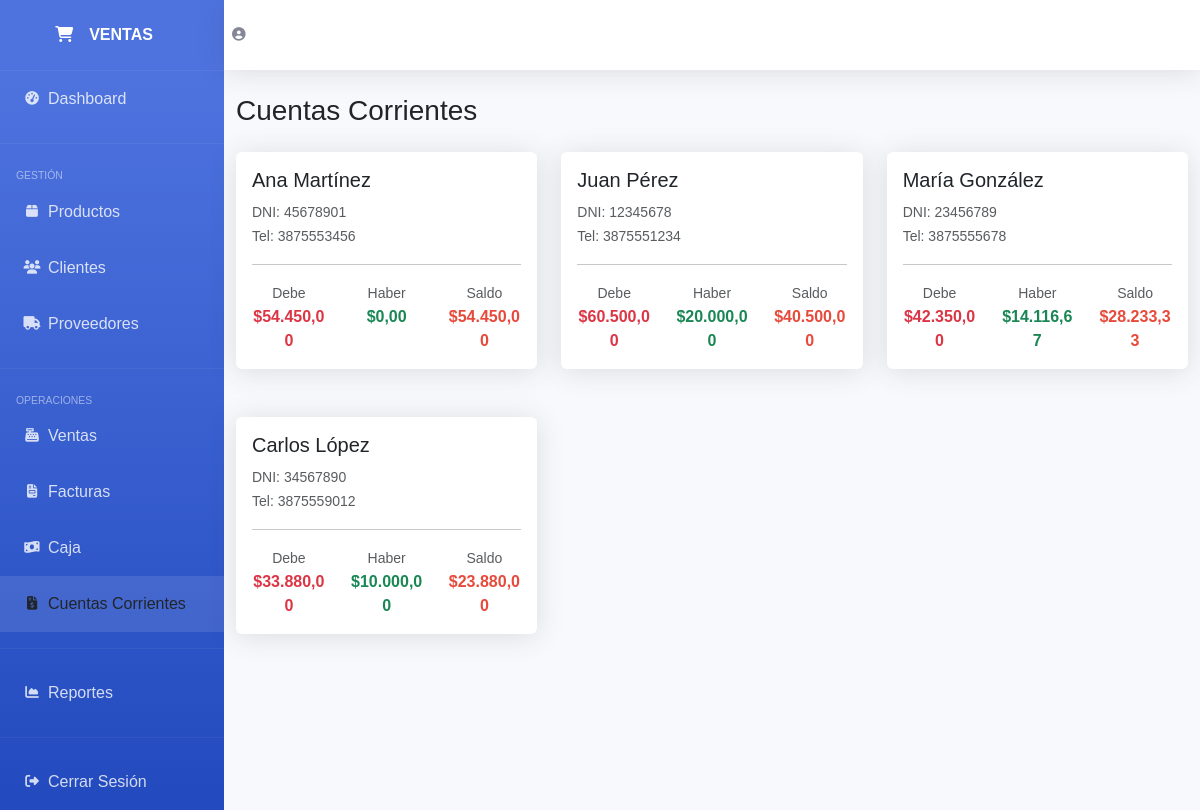
The app's page /cuentas_corrientes.php with its own data.
### tables this page shows
CREATE TABLE `clientes` (
  `id` int(11) NOT NULL,
  `nombre` varchar(100) NOT NULL,
  `apellido` varchar(100) NOT NULL,
  `email` varchar(100) DEFAULT NULL,
  `telefono` varchar(20) DEFAULT NULL,
  `direccion` text DEFAULT NULL,
  `dni` varchar(20) DEFAULT NULL,
  `estado` tinyint(1) DEFAULT 1,
  `fecha_creacion` timestamp NOT NULL DEFAULT current_timestamp()
);

### config.php (called while the page is built, shortened)
<?php
function formatear_precio($precio) {
    return '$' . number_format($precio, 2, ',', '.');
}
?>

### cuentas_corrientes.php (the view, shortened to what this page needs)
<?php
require_once 'config.php';
$sql_clientes = "SELECT
    c.id,
    c.nombre,
    c.apellido,
    c.dni,
    c.telefono,
    COALESCE(SUM(CASE WHEN cc.tipo_movimiento = 'debe' THEN cc.importe ELSE 0 END), 0) as total_debe,
    COALESCE(SUM(CASE WHEN cc.tipo_movimiento = 'haber' THEN cc.importe ELSE 0 END), 0) as total_haber,
    COALESCE(SUM(CASE WHEN cc.tipo_movimiento = 'debe' THEN cc.importe ELSE -cc.importe END), 0) as saldo_actual
FROM clientes c
LEFT JOIN cuentas_corrientes cc ON c.id = cc.cliente_id
WHERE c.estado = 1
GROUP BY c.id, c.nombre, c.apellido, c.dni, c.telefono
HAVING saldo_actual != 0 OR total_debe > 0 OR total_haber > 0
ORDER BY saldo_actual DESC";
$result_clientes = $conn->query($sql_clientes);
$cliente_seleccionado = null;
?>
<!DOCTYPE html>
<html lang="es">
<head>
    <link href="https://cdnjs.cloudflare.com/ajax/libs/bootstrap/5.3.0/css/bootstrap.min.css" rel="stylesheet">
    <link href="https://cdnjs.cloudflare.com/ajax/libs/font-awesome/6.4.0/css/all.min.css" rel="stylesheet">
</head>
<body>
    <div id="wrapper">
        <ul class="navbar-nav" id="sidebar-wrapper">
            <a class="sidebar-brand" href="index.php">
                <div class="sidebar-brand-icon"><i class="fas fa-shopping-cart"></i></div>
                <div class="sidebar-brand-text mx-3">VENTAS</div>
            </a>
            <hr class="sidebar-divider my-0" style="border-color: rgba(255,255,255,.2)">
            <li class="nav-item">
                <a class="nav-link" href="index.php">
                    <i class="fas fa-fw fa-tachometer-alt"></i><span>Dashboard</span>
                </a>
            </li>
            <hr class="sidebar-divider" style="border-color: rgba(255,255,255,.2)">
            <div class="sidebar-heading">Gestión</div>
            <li class="nav-item">
                <a class="nav-link" href="productos.php">
                    <i class="fas fa-fw fa-box"></i><span>Productos</span>
                </a>
            </li>
            <li class="nav-item">
                <a class="nav-link" href="clientes.php">
                    <i class="fas fa-fw fa-users"></i><span>Clientes</span>
                </a>
            </li>
            <li class="nav-item">
                <a class="nav-link" href="proveedores.php">
                    <i class="fas fa-fw fa-truck"></i><span>Proveedores</span>
                </a>
            </li>
            <hr class="sidebar-divider" style="border-color: rgba(255,255,255,.2)">
            <div class="sidebar-heading">Operaciones</div>
            <li class="nav-item">
                <a class="nav-link" href="ventas.php">
                    <i class="fas fa-fw fa-cash-register"></i><span>Ventas</span>
                </a>
            </li>
            <li class="nav-item">
                <a class="nav-link" href="facturas.php">
                    <i class="fas fa-fw fa-file-invoice"></i><span>Facturas</span>
                </a>
            </li>
            <li class="nav-item">
                <a class="nav-link" href="caja.php">
                    <i class="fas fa-fw fa-money-bill-wave"></i><span>Caja</span>
                </a>
            </li>
            <li class="nav-item">
                <a class="nav-link active" href="cuentas_corrientes.php">
                    <i class="fas fa-fw fa-file-invoice-dollar"></i><span>Cuentas Corrientes</span>
                </a>
            </li>
            <hr class="sidebar-divider" style="border-color: rgba(255,255,255,.2)">
            <li class="nav-item">
                <a class="nav-link" href="reportes.php">
                    <i class="fas fa-fw fa-chart-area"></i><span>Reportes</span>
                </a>
            </li>
            <hr class="sidebar-divider" style="border-color: rgba(255,255,255,.2)">
            <li class="nav-item">
                <a class="nav-link" href="cerrar_sesion.php">
                    <i class="fas fa-fw fa-sign-out-alt"></i><span>Cerrar Sesión</span>
                </a>
            </li>
        </ul>
        <div id="content-wrapper">
            <nav class="navbar navbar-expand topbar mb-4 static-top">
                <ul class="navbar-nav ml-auto">
                    <li class="nav-item">
                        <a class="nav-link" href="#">
                            <i class="fas fa-user-circle fa-2x" style="color: #858796;"></i>
                        </a>
                    </li>
                </ul>
            </nav>
            <div class="container-fluid">
                <div class="d-sm-flex align-items-center justify-content-between mb-4">
                    <h1 class="h3 mb-0 text-gray-800">Cuentas Corrientes</h1>
                </div>
                <?php if (!$cliente_seleccionado): ?>
                    <div class="row">
                        <?php while($cliente = $result_clientes->fetch_assoc()): ?>
                        <div class="col-xl-4 col-md-6 mb-4">
                            <div class="card cliente-card" onclick="window.location.href='cuentas_corrientes.php?cliente_id=<?php echo $cliente['id']; ?>'">
                                <div class="card-body">
                                    <h5 class="card-title"><?php echo $cliente['nombre'] . ' ' . $cliente['apellido']; ?></h5>
                                    <p class="card-text">
                                        <small class="text-muted">DNI: <?php echo $cliente['dni']; ?></small><br>
                                        <small class="text-muted">Tel: <?php echo $cliente['telefono']; ?></small>
                                    </p>
                                    <hr>
                                    <div class="row text-center">
                                        <div class="col-4">
                                            <small class="text-muted">Debe</small><br>
                                            <strong class="text-danger"><?php echo formatear_precio($cliente['total_debe']); ?></strong>
                                        </div>
                                        <div class="col-4">
                                            <small class="text-muted">Haber</small><br>
                                            <strong class="text-success"><?php echo formatear_precio($cliente['total_haber']); ?></strong>
                                        </div>
                                        <div class="col-4">
                                            <small class="text-muted">Saldo</small><br>
                                            <strong class="<?php echo $cliente['saldo_actual'] > 0 ? 'saldo-positivo' : 'saldo-negativo'; ?>">
                                                <?php echo formatear_precio($cliente['saldo_actual']); ?>
                                            </strong>
                                        </div>
                                    </div>
                                </div>
                            </div>
                        </div>
                        <?php endwhile; ?>
                    </div>
                <?php endif; ?>
            </div>
        </div>
    </div>
</body>
</html>

### cuentas_corrientes.php (style rules this page uses)
:root { --primary: #4e73df; --success: #1cc88a; --info: #36b9cc; --warning: #f6c23e; --danger: #e74a3b; }
body { font-family: 'Nunito', sans-serif; background-color: #f8f9fc; }
#wrapper { display: flex; }
#sidebar-wrapper { min-height: 100vh; width: 224px; background: linear-gradient(180deg, #4e73df 10%, #224abe 100%); }
.sidebar-brand { height: 4.375rem; text-decoration: none; font-size: 1rem; font-weight: 800; padding: 1.5rem 1rem; text-align: center; color: #fff; display: flex; align-items: center; justify-content: center; }
.nav-link { display: flex; align-items: center; padding: 1rem; color: rgba(255,255,255,.8); text-decoration: none; transition: all 0.3s; }
.nav-link:hover, .nav-link.active { color: #fff; background-color: rgba(255,255,255,.1); }
.nav-link i { width: 2rem; font-size: 0.85rem; }
.sidebar-heading { color: rgba(255,255,255,.5); padding: 0 1rem; font-size: 0.65rem; text-transform: uppercase; margin-top: 0.5rem; }
#content-wrapper { flex: 1; display: flex; flex-direction: column; }
.topbar { height: 4.375rem; background-color: #fff; box-shadow: 0 0.15rem 1.75rem 0 rgba(58, 59, 69, 0.15); }
.card { border: none; box-shadow: 0 0.15rem 1.75rem 0 rgba(58, 59, 69, 0.15); margin-bottom: 1.5rem; }
.cliente-card { cursor: pointer; transition: all 0.3s; }
.saldo-positivo { color: var(--danger); }

### records on screen
clientes: nombre "Ana", apellido "Martínez", dni "45678901", telefono "3875553456", total_debe "$54.450,00", total_haber "$0,00", saldo_actual "$54.450,00"
clientes: nombre "Juan", apellido "Pérez", dni "12345678", telefono "3875551234", total_debe "$60.500,00", total_haber "$20.000,00", saldo_actual "$40.500,00"
clientes: nombre "María", apellido "González", dni "23456789", telefono "3875555678", total_debe "$42.350,00", total_haber "$14.116,67", saldo_actual "$28.233,33"
clientes: nombre "Carlos", apellido "López", dni "34567890", telefono "3875559012", total_debe "$33.880,00", total_haber "$10.000,00", saldo_actual "$23.880,00"
